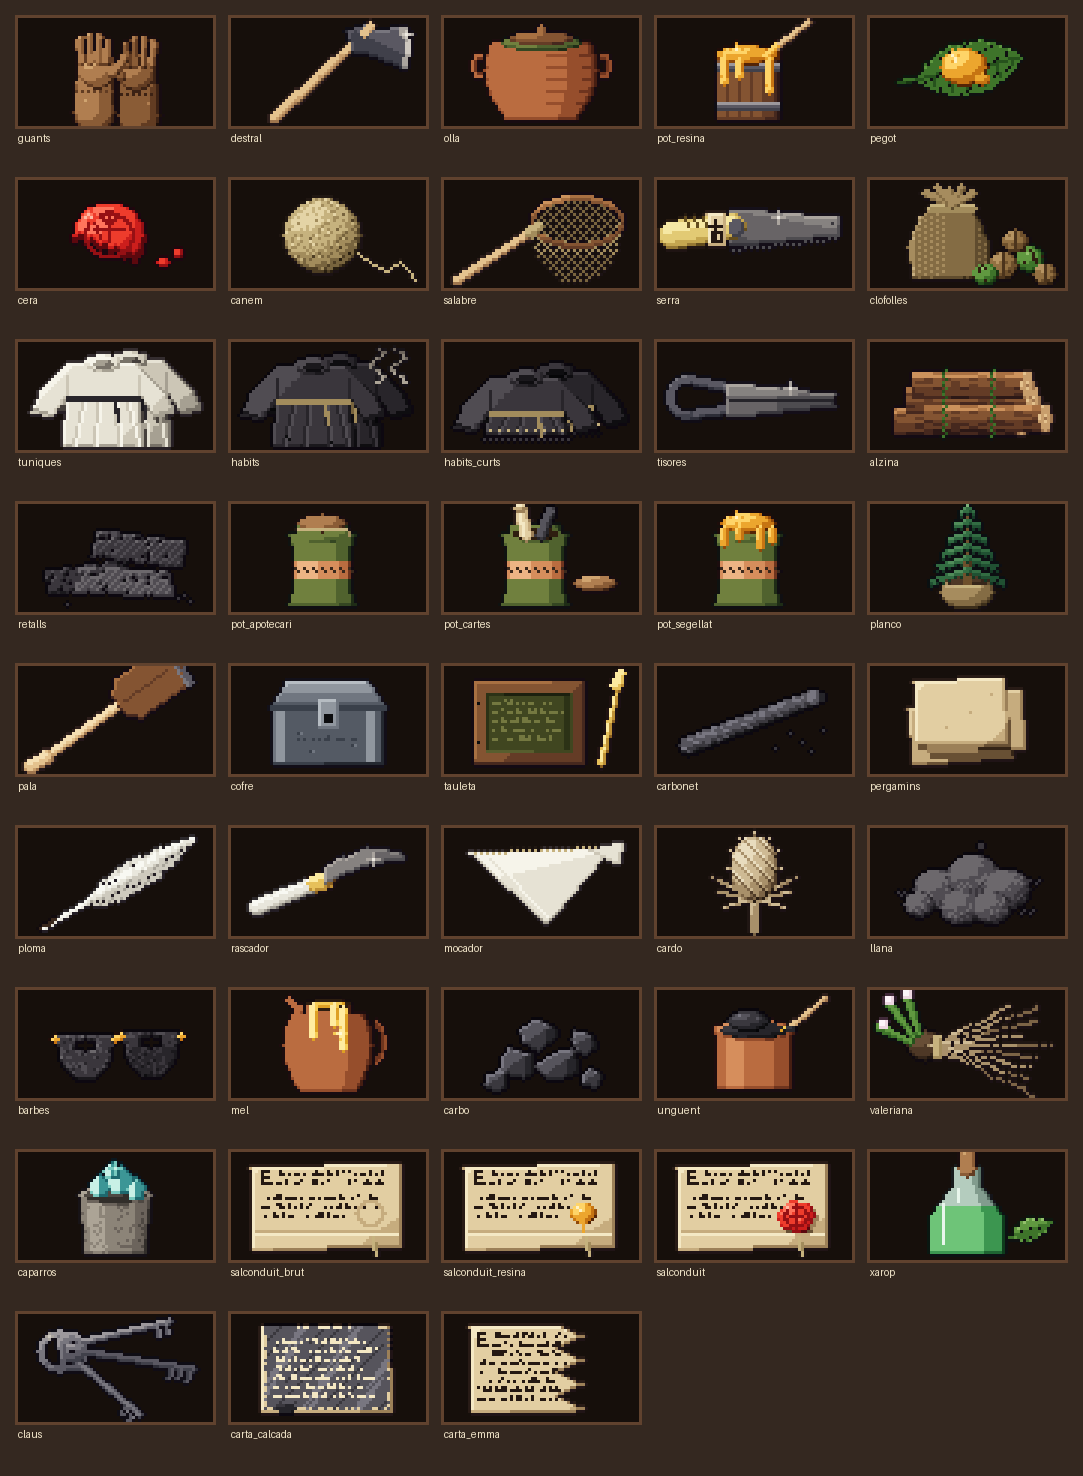

Write Python code to recreate this figure.
#!/usr/bin/env python3
"""
La Conjura de l'Avet — làmina de revisió de les icones d'inventari (hd640/items.py), ×3.

Cada icona (65×36, la mida real de la casella) damunt d'una casella fosca com les del HUD, amb el nom a sota.
Ús: python3 inventari.py  →  inventari.png
"""
import sys
from pathlib import Path

from PIL import Image, ImageDraw

HERE = Path(__file__).resolve().parent
TOOLS = HERE.parents[1] / 'adapters/benne/tools'
sys.path.insert(0, str(TOOLS))
from pixels import nearest  # noqa: E402
from hd640 import items  # noqa: E402

S, COLS, GAP = 3, 5, 6
FONS = (52, 40, 32)                      # fusta fosca (la del HUD)
CASELLA = (22, 15, 11)
VORA = (96, 66, 46)


def main():
    ids = list(items.ICONS)
    rows = -(-len(ids) // COLS)
    cw, ch = items.W + GAP, items.H + GAP + 12
    out = Image.new('RGBA', (COLS * cw + GAP, rows * ch + GAP), FONS + (255,))
    d = ImageDraw.Draw(out)
    for i, iid in enumerate(ids):
        x, y = GAP + (i % COLS) * cw, GAP + (i // COLS) * ch
        d.rectangle([x - 1, y - 1, x + items.W, y + items.H], fill=VORA)
        d.rectangle([x, y, x + items.W - 1, y + items.H - 1], fill=CASELLA)
        out.alpha_composite(items.render(iid), (x, y))
    big = nearest(out, (out.width * S, out.height * S))
    d = ImageDraw.Draw(big)
    for i, iid in enumerate(ids):
        x, y = GAP + (i % COLS) * cw, GAP + (i // COLS) * ch + items.H + 2
        d.text((x * S, y * S), iid, fill=(240, 228, 200))
    big.save(HERE / 'inventari.png')
    print('inventari.png', big.size)


if __name__ == '__main__':
    main()
